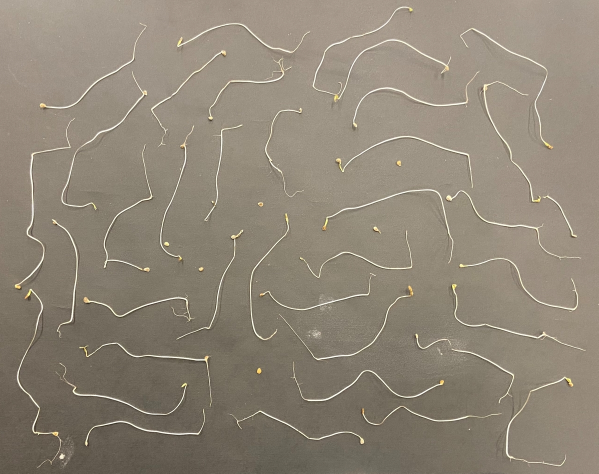
#> input picture plantImage.jpg, 1197 x 947 px (shown at 1/2 size)
$ python plant-segmentation.py
#> lines starting #> are read from the running program, lines starting #| are printed output that depends on the picture; after the words box and inside, x2 and y2 are one past the last pixel; in counts of white or black regions, pixels touching at a corner belong together
#Importacao das bibliotecas utilizadas
import numpy as np
import cv2

#Definicao da fonte
font = cv2.FONT_HERSHEY_COMPLEX

#Leitura de cada imagem
img_cropped = cv2.imread("plantImage.jpg")
#> img_cropped is the input picture: shape (947, 1197, 3); mean B, G, R 119, 133.7, 143.1

img_gray = cv2.cvtColor(img_cropped, cv2.COLOR_BGR2GRAY) #Transformar a imagem de BGR para GRAY
img_blurred = cv2.GaussianBlur(img_gray, (5,5), 0) #Aplicar um filtro de blur
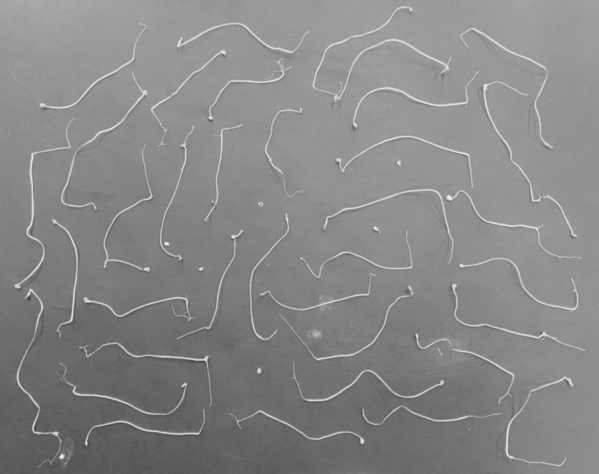
#> img_blurred: shape (947, 1197) (shown at 1/2 size); min 62, max 246, mean 134.9

canny = cv2.Canny(image=img_blurred, threshold1=146, threshold2=340) #Aplicar filtro de deteccao de borda Canny 146 340
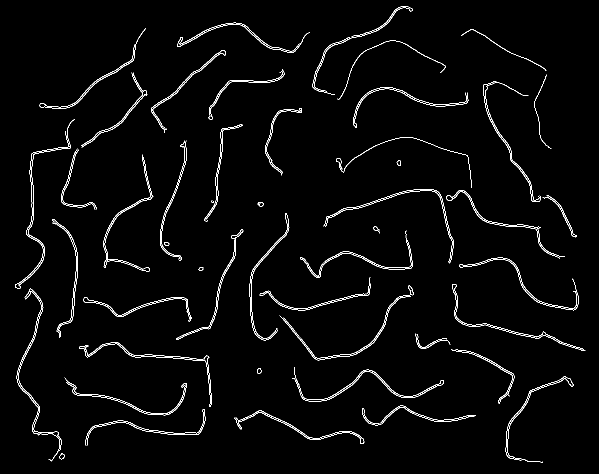
#> canny: shape (947, 1197) (shown at 1/2 size); 2.2% white in thin lines or dots

kernel = np.ones((5, 5), np.uint8) #Kernel para aplicar na dilatacao da imagem
img_dilate = cv2.dilate(canny, kernel, iterations=1) #Dilatacao da imagem
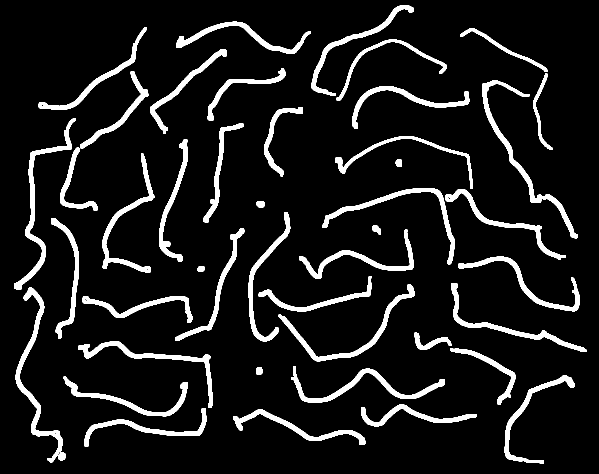
#> img_dilate: shape (947, 1197) (shown at 1/2 size); 9.4% white; 45 white regions

contoursImg = cv2.bitwise_and(img_cropped, img_cropped, mask=img_dilate) #Unir a imagem original com a mascara criada usando o operador AND
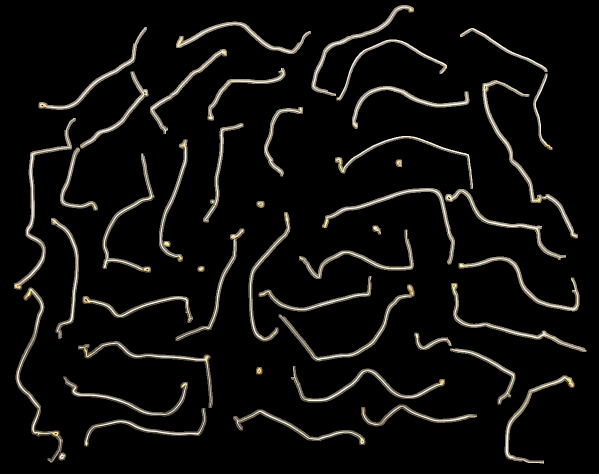
#> contoursImg: shape (947, 1197, 3) (shown at 1/2 size); mean B, G, R 12.8, 14.5, 15.3

contours, hierarchy = cv2.findContours(img_dilate, cv2.RETR_EXTERNAL, cv2.CHAIN_APPROX_SIMPLE) #Encontrar os contornos da imagem
#> contours = 45 contours; largest, box (x1, y1, x2, y2) and area: (964, 160, 1156, 477) 4006, (31, 575, 126, 925) 3824, (28, 236, 152, 580) 3648, (582, 732, 890, 805) 3363, (557, 569, 829, 723) 3270

areas = [] #Criar um vetor para armazenar a area de cada objeto encontrado

indice = 1 #Criar uma variavel para corrigir erro de indice devido a problemas com a area


#Looping para encontrar a area de cada objeto e enumerar cada um
for i, contorno in enumerate(contours):
    contorno_aproximado = cv2.approxPolyDP(contorno, 0.01 * cv2.arcLength(contorno, True), True) #Aproximacao do contorno usando o algoritmo de Douglas-Peucker

    #Para cada x e y encontrado no contorno aproximado, atribuir ao x e y do objeto atual
    for ponto in contorno_aproximado:
        x, y = ponto[0]

    area = cv2.contourArea(contorno) #Area do objeto atual
    real_area = area*(12.5664/79) #Aproximacao da area real
    areas.append(real_area) #Adicionar a area real ao vetor de armazenamento de area

    #Manualmente, corrigir um erro encontrado na imagem analisada
    if indice == 38 or indice == 42:
        indice+=1

    #Caso nao estejamos tratando do erro, adicionar o indice de cada objeto na imagem
    else:
        cv2.putText(img_cropped, str(indice), (x, y), font, 0.5, (255, 255, 255), 1, cv2.LINE_AA)
        indice+=1
#> this loop made 45 passes
#> (area, real_area) on passes 1 to 12: (178, 28.31), (2637, 419.5), (2448.5, 389.5), (2193, 348.8), (2601, 413.7), (2545, 404.8), (156.5, 24.89), (3363, 534.9), (1720, 273.6), (3096, 492.5), (792.5, 126.1), (2272.5, 361.5)
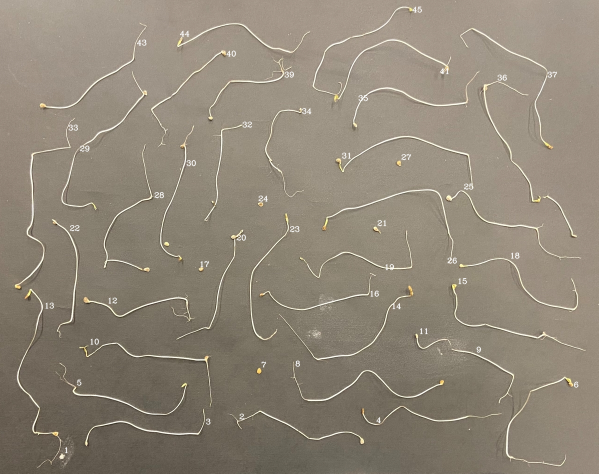
#> img_cropped: shape (947, 1197, 3) (shown at 1/2 size); 0.57% of pixels changed, all inside (x1, y1, x2, y2) = (91, 13, 1158, 907)
#> after the loop, areas = 45 values, max 637.2 at index 35, min 20.12 at index 16, mean 338.3; indice = 46

#Manualmente, corrigir um erro encontrado na imagem analisada
areas[28] += areas[37] #objeto29+objeto38
areas[36] += areas[41] #objeto37+objeto42

#Para todas as areas, mostrar no terminal qual o valor da area e qual o objeto que estamos tratando
for i, area in enumerate(areas):
    print(f"Objeto: {i+1} - Area: {round(area, 2)}mm2")
#> this loop made 45 passes
#> area on passes 1 to 12: 28.31, 419.5, 389.5, 348.8, 413.7, 404.8, 24.89, 534.9, 273.6, 492.5, 126.1, 361.5
#| Objeto: 1 - Area: 28.31mm2
#| Objeto: 2 - Area: 419.46mm2
#| Objeto: 3 - Area: 389.48mm2
#| Objeto: 4 - Area: 348.84mm2
#| Objeto: 5 - Area: 413.74mm2
#| Objeto: 6 - Area: 404.83mm2
#| Objeto: 7 - Area: 24.89mm2
#| Objeto: 8 - Area: 534.95mm2
#> (further printed lines are left out)

#Mostragem de cada imagem
cv2.imshow("Imagem", img_cropped)
cv2.imshow("Imagem2", contoursImg)

cv2.waitKey()
